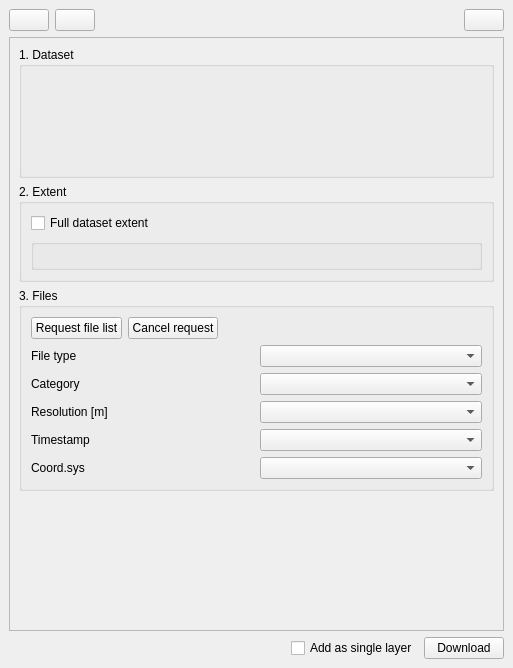
<?xml version="1.0" encoding="UTF-8"?>
<ui version="4.0">
 <class>sgdDockWidgetBase</class>
 <widget class="QDockWidget" name="sgdDockWidgetBase">
  <property name="geometry">
   <rect>
    <x>0</x>
    <y>0</y>
    <width>513</width>
    <height>668</height>
   </rect>
  </property>
  <property name="minimumSize">
   <size>
    <width>500</width>
    <height>182</height>
   </size>
  </property>
  <property name="allowedAreas">
   <set>Qt::LeftDockWidgetArea|Qt::RightDockWidgetArea</set>
  </property>
  <property name="windowTitle">
   <string>Swiss Geo Downloader</string>
  </property>
  <widget class="QWidget" name="dockWidgetContents">
   <layout class="QGridLayout" name="gridLayout">
    <item row="1" column="0">
     <layout class="QHBoxLayout" name="horizontalLayout_4">
      <item>
       <widget class="QPushButton" name="guiShowMapBtn">
        <property name="toolTip">
         <string>Show overview map</string>
        </property>
        <property name="text">
         <string/>
        </property>
        <property name="icon">
         <iconset>
          <normaloff>../resources/switzerland.png</normaloff>../resources/switzerland.png</iconset>
        </property>
        <property name="flat">
         <bool>false</bool>
        </property>
       </widget>
      </item>
      <item>
       <widget class="QPushButton" name="guiRefreshDatasetsBtn">
        <property name="toolTip">
         <string>Refresh dataset list</string>
        </property>
        <property name="text">
         <string/>
        </property>
        <property name="icon">
         <iconset>
          <normaloff>../resources/refresh.png</normaloff>../resources/refresh.png</iconset>
        </property>
       </widget>
      </item>
      <item>
       <spacer name="horizontalSpacer_4">
        <property name="orientation">
         <enum>Qt::Horizontal</enum>
        </property>
        <property name="sizeHint" stdset="0">
         <size>
          <width>40</width>
          <height>20</height>
         </size>
        </property>
       </spacer>
      </item>
      <item>
       <widget class="QPushButton" name="guiInfoBtn">
        <property name="toolTip">
         <string>Plugin info</string>
        </property>
        <property name="text">
         <string/>
        </property>
        <property name="icon">
         <iconset>
          <normaloff>../resources/die-info.png</normaloff>../resources/die-info.png</iconset>
        </property>
        <property name="flat">
         <bool>false</bool>
        </property>
       </widget>
      </item>
     </layout>
    </item>
    <item row="3" column="0">
     <layout class="QHBoxLayout" name="horizontalLayout">
      <item>
       <widget class="QLabel" name="guiFileListStatus">
        <property name="sizePolicy">
         <sizepolicy hsizetype="Expanding" vsizetype="Preferred">
          <horstretch>1</horstretch>
          <verstretch>0</verstretch>
         </sizepolicy>
        </property>
        <property name="maximumSize">
         <size>
          <width>16777215</width>
          <height>16777215</height>
         </size>
        </property>
        <property name="text">
         <string/>
        </property>
        <property name="wordWrap">
         <bool>true</bool>
        </property>
       </widget>
      </item>
      <item>
       <spacer name="horizontalSpacer">
        <property name="orientation">
         <enum>Qt::Horizontal</enum>
        </property>
        <property name="sizeHint" stdset="0">
         <size>
          <width>1</width>
          <height>20</height>
         </size>
        </property>
       </spacer>
      </item>
      <item>
       <widget class="QCheckBox" name="guiAddAsSingleLayerChbox">
        <property name="enabled">
         <bool>true</bool>
        </property>
        <property name="toolTip">
         <string>&lt;html&gt;&lt;head/&gt;&lt;body&gt;&lt;p&gt;Combine tiled files to a virtual raster and add them as a single layer to QGIS&lt;/p&gt;&lt;/body&gt;&lt;/html&gt;</string>
        </property>
        <property name="text">
         <string>Add as single layer</string>
        </property>
       </widget>
      </item>
      <item>
       <widget class="QPushButton" name="guiDownloadBtn">
        <property name="toolTip">
         <string>Download list of files</string>
        </property>
        <property name="text">
         <string>Download</string>
        </property>
        <property name="icon">
         <iconset>
          <normaloff>../resources/icon.png</normaloff>../resources/icon.png</iconset>
        </property>
       </widget>
      </item>
     </layout>
    </item>
    <item row="2" column="0">
     <widget class="QScrollArea" name="scrollArea">
      <property name="sizePolicy">
       <sizepolicy hsizetype="Minimum" vsizetype="Expanding">
        <horstretch>0</horstretch>
        <verstretch>0</verstretch>
       </sizepolicy>
      </property>
      <property name="minimumSize">
       <size>
        <width>200</width>
        <height>0</height>
       </size>
      </property>
      <property name="horizontalScrollBarPolicy">
       <enum>Qt::ScrollBarAsNeeded</enum>
      </property>
      <property name="sizeAdjustPolicy">
       <enum>QAbstractScrollArea::AdjustToContentsOnFirstShow</enum>
      </property>
      <property name="widgetResizable">
       <bool>true</bool>
      </property>
      <property name="alignment">
       <set>Qt::AlignLeading|Qt::AlignLeft|Qt::AlignVCenter</set>
      </property>
      <widget class="QWidget" name="scrollAreaWidgetContents">
       <property name="geometry">
        <rect>
         <x>0</x>
         <y>0</y>
         <width>479</width>
         <height>582</height>
        </rect>
       </property>
       <layout class="QVBoxLayout" name="verticalLayout_5">
        <item>
         <layout class="QVBoxLayout" name="verticalLayout">
          <item>
           <widget class="QgsCollapsibleGroupBox" name="guiGroupDataset">
            <property name="sizePolicy">
             <sizepolicy hsizetype="Preferred" vsizetype="Expanding">
              <horstretch>0</horstretch>
              <verstretch>0</verstretch>
             </sizepolicy>
            </property>
            <property name="minimumSize">
             <size>
              <width>0</width>
              <height>0</height>
             </size>
            </property>
            <property name="title">
             <string>1. Dataset</string>
            </property>
            <layout class="QVBoxLayout" name="verticalLayout_2">
             <item>
              <layout class="QVBoxLayout" name="guiDatasets"/>
             </item>
            </layout>
           </widget>
          </item>
          <item>
           <widget class="QgsCollapsibleGroupBox" name="guiGroupExtent">
            <property name="title">
             <string>2. Extent</string>
            </property>
            <layout class="QVBoxLayout" name="verticalLayout_6">
             <item>
              <layout class="QHBoxLayout" name="horizontalLayout_2">
               <item>
                <widget class="QCheckBox" name="guiFullExtentChbox">
                 <property name="maximumSize">
                  <size>
                   <width>16777215</width>
                   <height>14</height>
                  </size>
                 </property>
                 <property name="text">
                  <string>Full dataset extent</string>
                 </property>
                </widget>
               </item>
               <item>
                <spacer name="horizontalSpacer_2">
                 <property name="orientation">
                  <enum>Qt::Horizontal</enum>
                 </property>
                 <property name="sizeHint" stdset="0">
                  <size>
                   <width>40</width>
                   <height>20</height>
                  </size>
                 </property>
                </spacer>
               </item>
              </layout>
             </item>
             <item>
              <widget class="QgsExtentGroupBox" name="guiExtentWidget">
               <property name="titleBase">
                <string/>
               </property>
              </widget>
             </item>
            </layout>
           </widget>
          </item>
          <item>
           <widget class="QgsCollapsibleGroupBox" name="guiGroupFiles">
            <property name="title">
             <string>3. Files</string>
            </property>
            <layout class="QVBoxLayout" name="verticalLayout_3">
             <item>
              <layout class="QHBoxLayout" name="horizontalLayout_3">
               <item>
                <widget class="QPushButton" name="guiRequestListBtn">
                 <property name="toolTip">
                  <string/>
                 </property>
                 <property name="text">
                  <string>Request file list</string>
                 </property>
                 <property name="icon">
                  <iconset>
                   <normaloff>../resources/sort-down.png</normaloff>../resources/sort-down.png</iconset>
                 </property>
                </widget>
               </item>
               <item>
                <widget class="QPushButton" name="guiRequestCancelBtn">
                 <property name="text">
                  <string>Cancel request</string>
                 </property>
                 <property name="icon">
                  <iconset>
                   <normaloff>../resources/cancel.png</normaloff>../resources/cancel.png</iconset>
                 </property>
                </widget>
               </item>
               <item>
                <spacer name="horizontalSpacer_3">
                 <property name="orientation">
                  <enum>Qt::Horizontal</enum>
                 </property>
                 <property name="sizeHint" stdset="0">
                  <size>
                   <width>40</width>
                   <height>20</height>
                  </size>
                 </property>
                </spacer>
               </item>
              </layout>
             </item>
             <item>
              <layout class="QGridLayout" name="gridLayout_3">
               <item row="0" column="1">
                <widget class="QComboBox" name="guiFileType">
                 <property name="toolTip">
                  <string>Filter file list by type</string>
                 </property>
                </widget>
               </item>
               <item row="2" column="1">
                <widget class="QComboBox" name="guiResolution">
                 <property name="toolTip">
                  <string>Select resolution (only raster based datasets)</string>
                 </property>
                </widget>
               </item>
               <item row="1" column="0">
                <widget class="QLabel" name="guiCategoryL">
                 <property name="text">
                  <string>Category</string>
                 </property>
                </widget>
               </item>
               <item row="2" column="0">
                <widget class="QLabel" name="guiResolutionL">
                 <property name="text">
                  <string>Resolution [m]</string>
                 </property>
                </widget>
               </item>
               <item row="1" column="1">
                <widget class="QComboBox" name="guiCategory">
                 <property name="toolTip">
                  <string>Select category</string>
                 </property>
                </widget>
               </item>
               <item row="3" column="0">
                <widget class="QLabel" name="guiTimestampL">
                 <property name="text">
                  <string>Timestamp</string>
                 </property>
                </widget>
               </item>
               <item row="3" column="1">
                <widget class="QComboBox" name="guiTimestamp">
                 <property name="toolTip">
                  <string>Select timestamp</string>
                 </property>
                </widget>
               </item>
               <item row="4" column="0">
                <widget class="QLabel" name="guiCoordsysL">
                 <property name="text">
                  <string>Coord.sys</string>
                 </property>
                </widget>
               </item>
               <item row="4" column="1">
                <widget class="QComboBox" name="guiCoordsys">
                 <property name="toolTip">
                  <string>Select coordinate reference system</string>
                 </property>
                </widget>
               </item>
               <item row="0" column="0">
                <widget class="QLabel" name="guiFileTypeL">
                 <property name="text">
                  <string>File type</string>
                 </property>
                </widget>
               </item>
              </layout>
             </item>
             <item>
              <layout class="QVBoxLayout" name="guiFileListLayout"/>
             </item>
            </layout>
           </widget>
          </item>
          <item>
           <spacer name="verticalSpacer">
            <property name="orientation">
             <enum>Qt::Vertical</enum>
            </property>
            <property name="sizeHint" stdset="0">
             <size>
              <width>20</width>
              <height>0</height>
             </size>
            </property>
           </spacer>
          </item>
         </layout>
        </item>
       </layout>
      </widget>
     </widget>
    </item>
   </layout>
  </widget>
 </widget>
 <customwidgets>
  <customwidget>
   <class>QgsCollapsibleGroupBox</class>
   <extends>QGroupBox</extends>
   <header>qgscollapsiblegroupbox.h</header>
   <container>1</container>
  </customwidget>
  <customwidget>
   <class>QgsExtentGroupBox</class>
   <extends>QgsCollapsibleGroupBox</extends>
   <header>qgsextentgroupbox.h</header>
   <container>1</container>
  </customwidget>
 </customwidgets>
 <tabstops>
  <tabstop>guiShowMapBtn</tabstop>
  <tabstop>guiRefreshDatasetsBtn</tabstop>
  <tabstop>guiInfoBtn</tabstop>
  <tabstop>scrollArea</tabstop>
  <tabstop>guiGroupDataset</tabstop>
  <tabstop>guiGroupExtent</tabstop>
  <tabstop>guiFullExtentChbox</tabstop>
  <tabstop>guiExtentWidget</tabstop>
  <tabstop>guiGroupFiles</tabstop>
  <tabstop>guiRequestListBtn</tabstop>
  <tabstop>guiRequestCancelBtn</tabstop>
  <tabstop>guiFileType</tabstop>
  <tabstop>guiCategory</tabstop>
  <tabstop>guiResolution</tabstop>
  <tabstop>guiTimestamp</tabstop>
  <tabstop>guiCoordsys</tabstop>
  <tabstop>guiAddAsSingleLayerChbox</tabstop>
  <tabstop>guiDownloadBtn</tabstop>
 </tabstops>
 <resources/>
 <connections/>
</ui>
